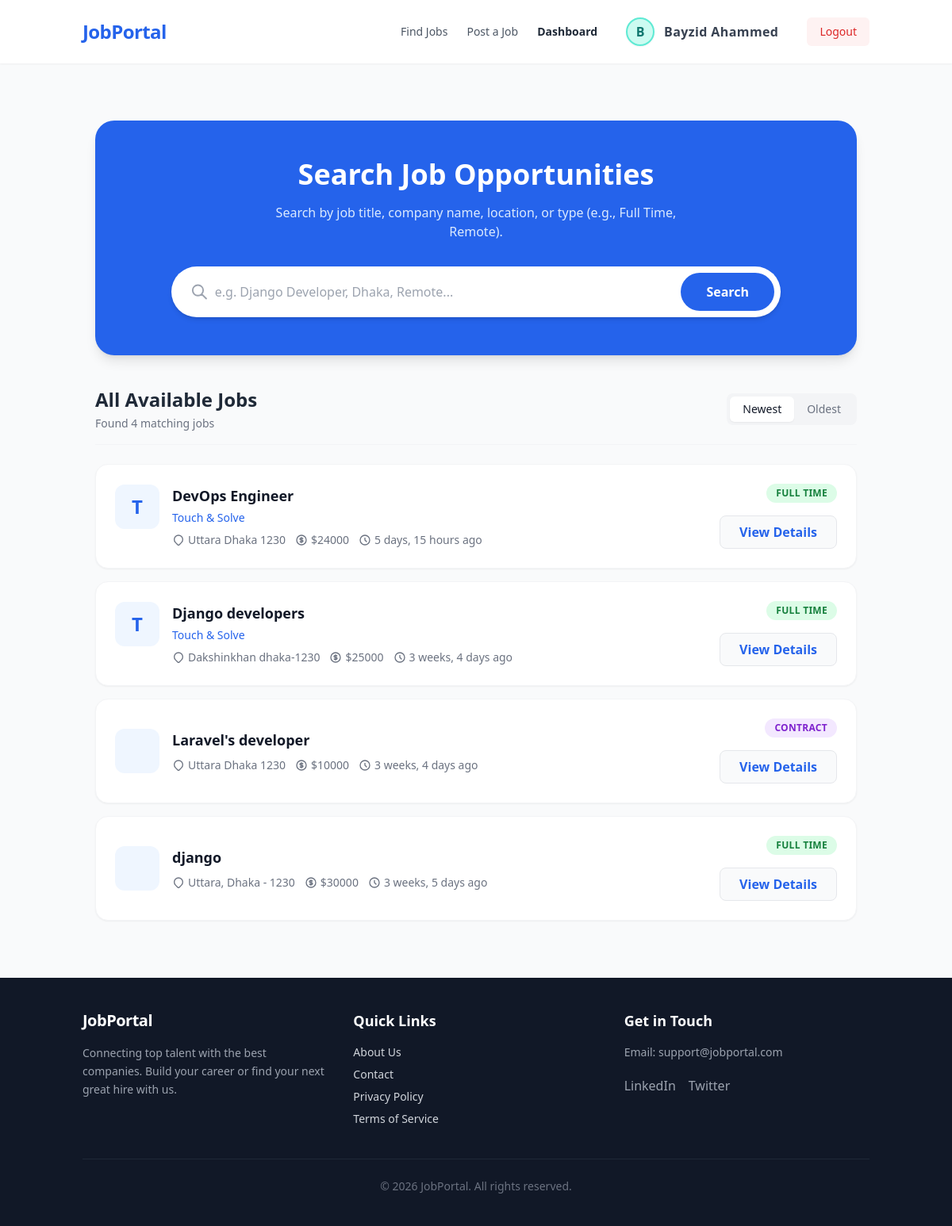
The app's page /job/job_list/ (signed in) with its own data.
### core/models.py (models this page shows, shortened)
class CustomUser(AbstractUser):
    user_type = (
        ('jobseeker', 'Job Seeker'),
        ('recruiter', 'Recruiter')
    )
    full_name = models.CharField(max_length=30)
    profile_pic = models.ImageField(upload_to='profile/',null=True,blank=True)
    role = models.CharField(max_length=25,choices=user_type)

### jobs/models.py (models this page shows, shortened)
class Job(models.Model):
    TYPE_CHOICES = (
        ('full_time', 'Full Time'),
        ('part_time', 'Part Time'),
        ('remote', 'Remote'),
        ('contract', 'Contract'),
        ('internship', 'Internship'),
    )
    recruiter = models.ForeignKey(Recruiter, on_delete=models.CASCADE)
    title  = models.CharField(max_length=50)
    company = models.CharField(max_length=100)
    description = models.TextField()
    openings = models.IntegerField()
    salary = models.IntegerField()
    job_type = models.CharField(max_length=40, choices=TYPE_CHOICES)
    location = models.CharField(max_length=50)
    deadline = models.DateField()
    created_at = models.DateTimeField(auto_now_add=True)

### jobs/views.py (the view, shortened to what this page needs)
# urls.py: path('job_list/', views.job_list, name = 'job_list'),
def job_list(request):
    jobs = Job.objects.all()
    query = request.GET.get('q')
    sort = request.GET.get('sort')
    if sort == 'newest':
        jobs = jobs.order_by('-created_at')
    elif sort == 'oldest':
        jobs = jobs.order_by('created_at')
    else:
        jobs = jobs.order_by('-created_at')
    context = {
        'jobs': jobs,
        'query' : query
    }
    return render(request, 'jobs/job_list.html', context)

### templates/jobs/job_list.html (shortened to what this page needs)
{% extends 'base.html' %}
{% load static %}
{% block content %}
<div class="max-w-5xl mx-auto my-10 px-4">
    <div class="bg-blue-600 rounded-3xl p-8 md:p-12 text-center text-white mb-10 shadow-lg">
        <h1 class="text-3xl md:text-4xl font-extrabold mb-4">Search Job Opportunities</h1>
        <p class="text-blue-100 mb-8 max-w-xl mx-auto">Search by job title, company name, location, or type (e.g., Full Time, Remote).</p>
        <form method="GET" action="{% url 'job_list' %}" class="max-w-3xl mx-auto bg-white rounded-lg md:rounded-full p-2 flex flex-col md:flex-row shadow-md gap-2">
            <div class="flex-grow flex items-center px-4 py-2 md:py-0">
                <svg class="w-6 h-6 text-gray-400 mr-2" fill="none" stroke="currentColor" viewBox="0 0 24 24"><path stroke-linecap="round" stroke-linejoin="round" stroke-width="2" d="M21 21l-6-6m2-5a7 7 0 11-14 0 7 7 0 0114 0z"></path></svg>
                <input type="text" name="q" value="{{ query|default:'' }}" placeholder="e.g. Django Developer, Dhaka, Remote..."
                       class="w-full bg-transparent text-gray-800 focus:outline-none placeholder-gray-400">
            </div>
            <button type="submit" class="bg-blue-600 text-white font-semibold px-8 py-3 rounded-md md:rounded-full hover:bg-blue-700 transition-colors">
                Search
            </button>
        </form>
    </div>
    <div class="flex flex-col sm:flex-row justify-between items-start sm:items-center gap-4 mb-6 border-b border-gray-100 pb-4">
        <div>
            <h2 class="text-2xl font-bold text-gray-800">
                {% if query %}
                    Results for "{{ query }}"
                {% else %}
                    All Available Jobs
                {% endif %}
            </h2>
            <p class="text-sm text-gray-500 mt-1">Found {{ jobs|length }} matching jobs</p>
        </div>
        <div class="flex items-center bg-gray-100 p-1 rounded-lg">
            <a href="?{% for key, values in request.GET.lists %}{% if key != 'sort' %}{% for value in values %}{{ key }}={{ value|urlencode }}&{% endfor %}{% endif %}{% endfor %}sort=newest"
               class="px-4 py-1.5 text-sm font-medium rounded-md transition-colors
                      {% if request.GET.sort != 'oldest' %}bg-white shadow-sm text-gray-900{% else %}text-gray-500 hover:text-gray-700{% endif %}">
                Newest
            </a>
            <a href="?{% for key, values in request.GET.lists %}{% if key != 'sort' %}{% for value in values %}{{ key }}={{ value|urlencode }}&{% endfor %}{% endif %}{% endfor %}sort=oldest"
               class="px-4 py-1.5 text-sm font-medium rounded-md transition-colors
                      {% if request.GET.sort == 'oldest' %}bg-white shadow-sm text-gray-900{% else %}text-gray-500 hover:text-gray-700{% endif %}">
                Oldest
            </a>
        </div>
    </div>
    <div class="space-y-4">
        {% for job in jobs %}
            <div class="bg-white p-6 rounded-2xl shadow-sm border border-gray-100 hover:shadow-md hover:border-blue-100 transition-all group flex flex-col md:flex-row md:items-center justify-between gap-6">
                <div class="flex items-start gap-4 flex-grow">
                    <div class="w-14 h-14 bg-blue-50 rounded-xl flex shrink-0 items-center justify-center text-2xl font-bold text-blue-600">
                        {{ job.company|slice:":1"|upper }}
                    </div>
                    <div>
                        <h3 class="text-lg font-bold text-gray-900 group-hover:text-blue-600 transition-colors mb-1">
                            <a href="{% url 'job_details' job.id %}">{{ job.title }}</a>
                        </h3>
                        <p class="text-sm font-medium text-blue-600 mb-2">{{ job.company }}</p>
                        <div class="flex flex-wrap items-center gap-3 text-sm text-gray-500">
                            <span class="flex items-center gap-1">
                                <svg class="w-4 h-4" fill="none" stroke="currentColor" viewBox="0 0 24 24"><path stroke-linecap="round" stroke-linejoin="round" stroke-width="2" d="M17.657 16.657L13.414 20.9a1.998 1.998 0 01-2.827 0l-4.244-4.243a8 8 0 1111.314 0z"></path></svg>
                                {{ job.location }}
                            </span>
                            <span class="flex items-center gap-1">
                                ${{ job.salary|floatformat:0 }}
                            </span>
                            <span class="flex items-center gap-1">
                                <svg class="w-4 h-4" fill="none" stroke="currentColor" viewBox="0 0 24 24"><path stroke-linecap="round" stroke-linejoin="round" stroke-width="2" d="M12 8v4l3 3m6-3a9 9 0 11-18 0 9 9 0 0118 0z"></path></svg>
                                {{ job.created_at|timesince }} ago
                            </span>
                        </div>
                    </div>
                </div>
                <div class="flex flex-row md:flex-col items-center md:items-end justify-between md:justify-center gap-4 shrink-0">
                    <span class="{% if job.job_type == 'full_time' %}bg-green-100 text-green-700{% elif job.job_type == 'remote' %}bg-blue-100 text-blue-700{% elif job.job_type == 'part_time' %}bg-yellow-100 text-yellow-700{% else %}bg-purple-100 text-purple-700{% endif %} text-xs font-bold px-3 py-1 rounded-full uppercase tracking-wide">
                        {{ job.get_job_type_display }}
                    </span>
                    <a href="{% url 'job_details' job.id %}" class="bg-gray-50 text-blue-600 font-bold px-6 py-2 rounded-lg hover:bg-blue-600 hover:text-white transition-colors border border-gray-200 hover:border-transparent">
                        View Details
                    </a>
                </div>
            </div>
        {% endfor %}
    </div>
</div>
{% endblock %}

### templates/includes/header.html (shortened to what this page needs)
<header class="bg-white shadow-sm sticky top-0 z-50">
  <div class="container mx-auto px-4 py-4 flex justify-between items-center">
    <a href="{% url 'home' %}" class="text-2xl font-extrabold text-blue-600 tracking-tight">JobPortal</a>
    <nav class="hidden md:flex items-center space-x-6">
      <a href="{% url 'job_list' %}" class="text-sm font-medium text-gray-600 hover:text-blue-600 transition-colors">Find Jobs</a>
      {% if request.user.is_authenticated %}
        {% if request.user.role == 'recruiter' %}
          <a href="{% url 'post_job' %}" class="text-sm font-medium text-gray-600 hover:text-blue-600 transition-colors">Post a Job</a>
        {% endif %}
        <a href="{% url 'dashboard' %}" class="text-sm font-bold text-gray-800 hover:text-blue-600 transition-colors">Dashboard</a>
        <a href="{% url 'profile' request.user.username %}" class="flex items-center gap-3 hover:bg-teal-700 hover:text-white px-3 py-1.5 rounded-lg transition duration-200 group">
          {% if request.user.profile_pic %}
            <img src="{{ request.user.profile_pic.url }}" alt="Profile Picture" class="w-9 h-9 rounded-full object-cover border-2 border-teal-200 shadow-sm" />
          {% else %}
            <div class="w-9 h-9 rounded-full bg-teal-100 text-teal-700 flex items-center justify-center font-bold border-2 border-teal-300 shadow-sm">{{ request.user.username|first|upper }}</div>
          {% endif %}
          <span class="font-semibold tracking-wide text-gray-700 group-hover:text-white transition-colors">
            {{ request.user.full_name|default:request.user.username }}
          </span>
        </a>
        <a href="{% url 'logout' %}" class="text-sm font-medium bg-red-50 text-red-600 px-4 py-2 rounded-md hover:bg-red-100 transition-colors">Logout</a>
      {% else %}
        <a href="{% url 'login' %}" class="text-sm font-medium text-gray-600 hover:text-blue-600 transition-colors">Login</a>
        <a href="{% url 'register' %}" class="text-sm font-medium bg-blue-600 text-white px-5 py-2 rounded-md hover:bg-blue-700 transition-colors shadow-sm">Register</a>
      {% endif %}
    </nav>
  </div>
</header>

### records on screen
CustomUser: user.username|first "B", user.full_name "Bayzid Ahammed"
Job: company "T", title "DevOps Engineer", company "Touch & Solve", location "Uttara Dhaka 1230", salary "24000", created_at "5 days, 15 hours", job_type "FULL TIME"
Job: company "T", title "Django developers", company "Touch & Solve", location "Dakshinkhan dhaka-1230", salary "25000", created_at "3 weeks, 4 days", job_type "FULL TIME"
Job: title "Laravel's developer", location "Uttara Dhaka 1230", salary "10000", created_at "3 weeks, 4 days", job_type "CONTRACT"
Job: title "django", location "Uttara, Dhaka - 1230", salary "30000", created_at "3 weeks, 5 days", job_type "FULL TIME"

### other values on screen
{{ jobs|length }} "4"
